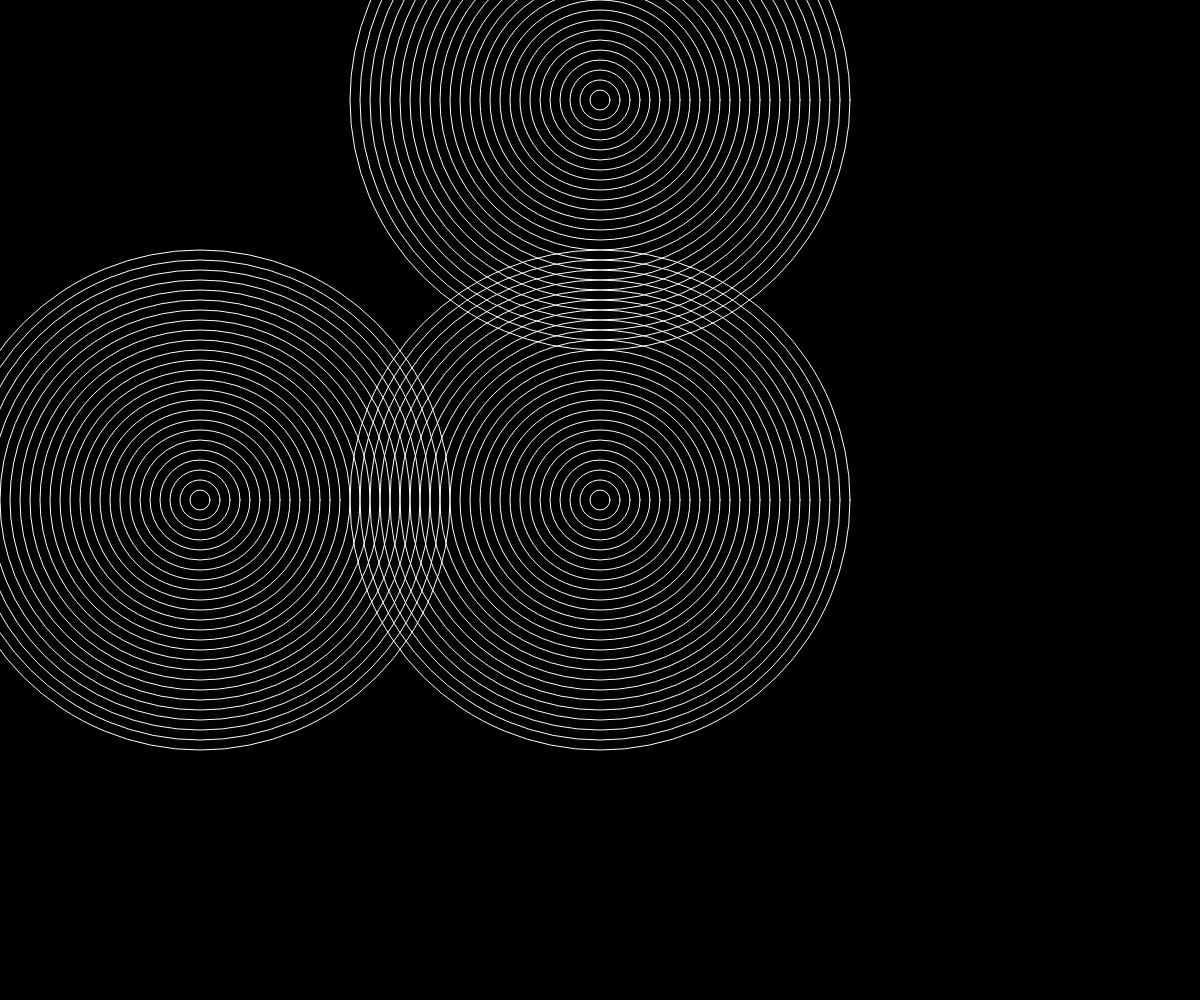
Frame 1 (no input)
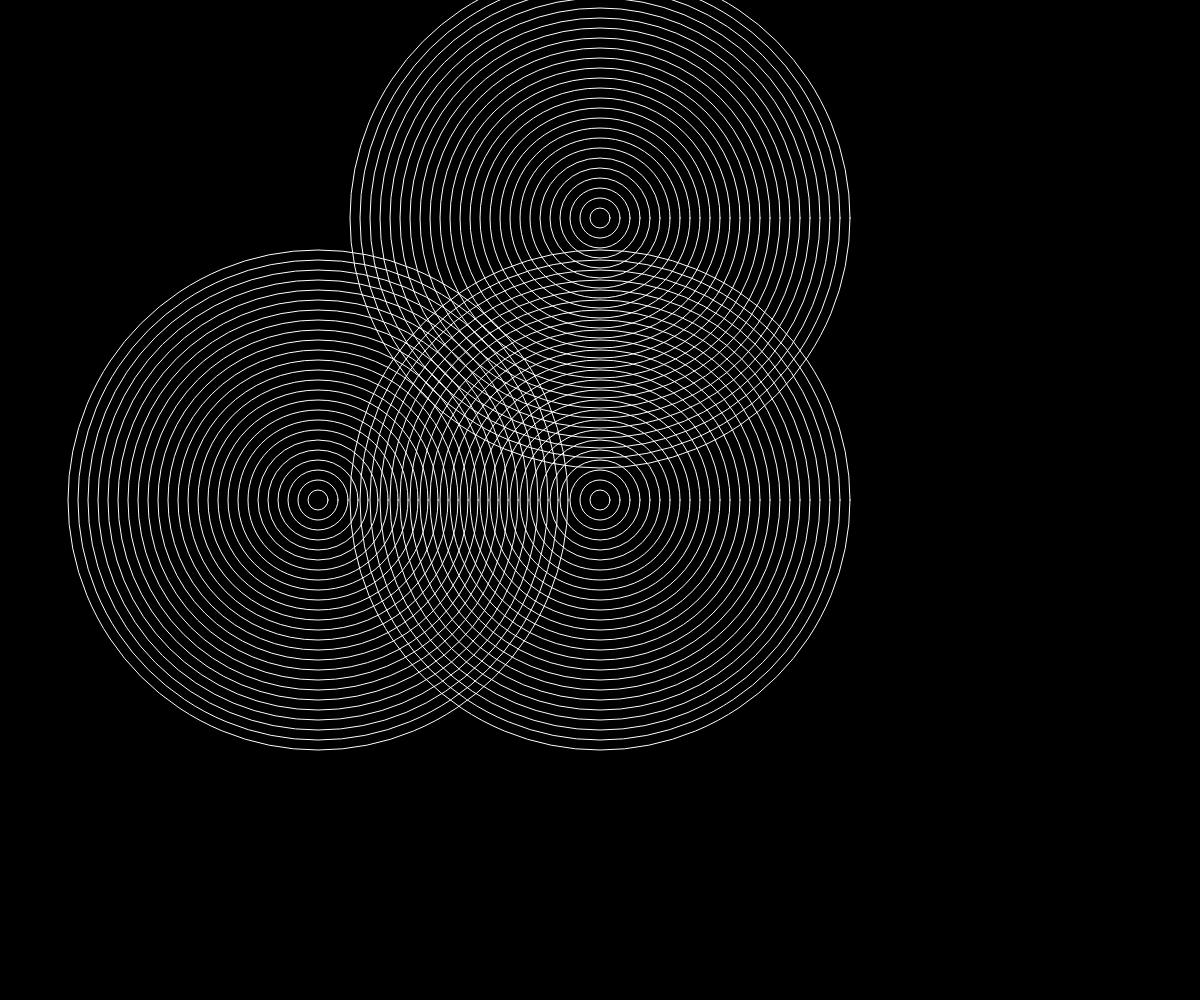
Frame 60 (no input)
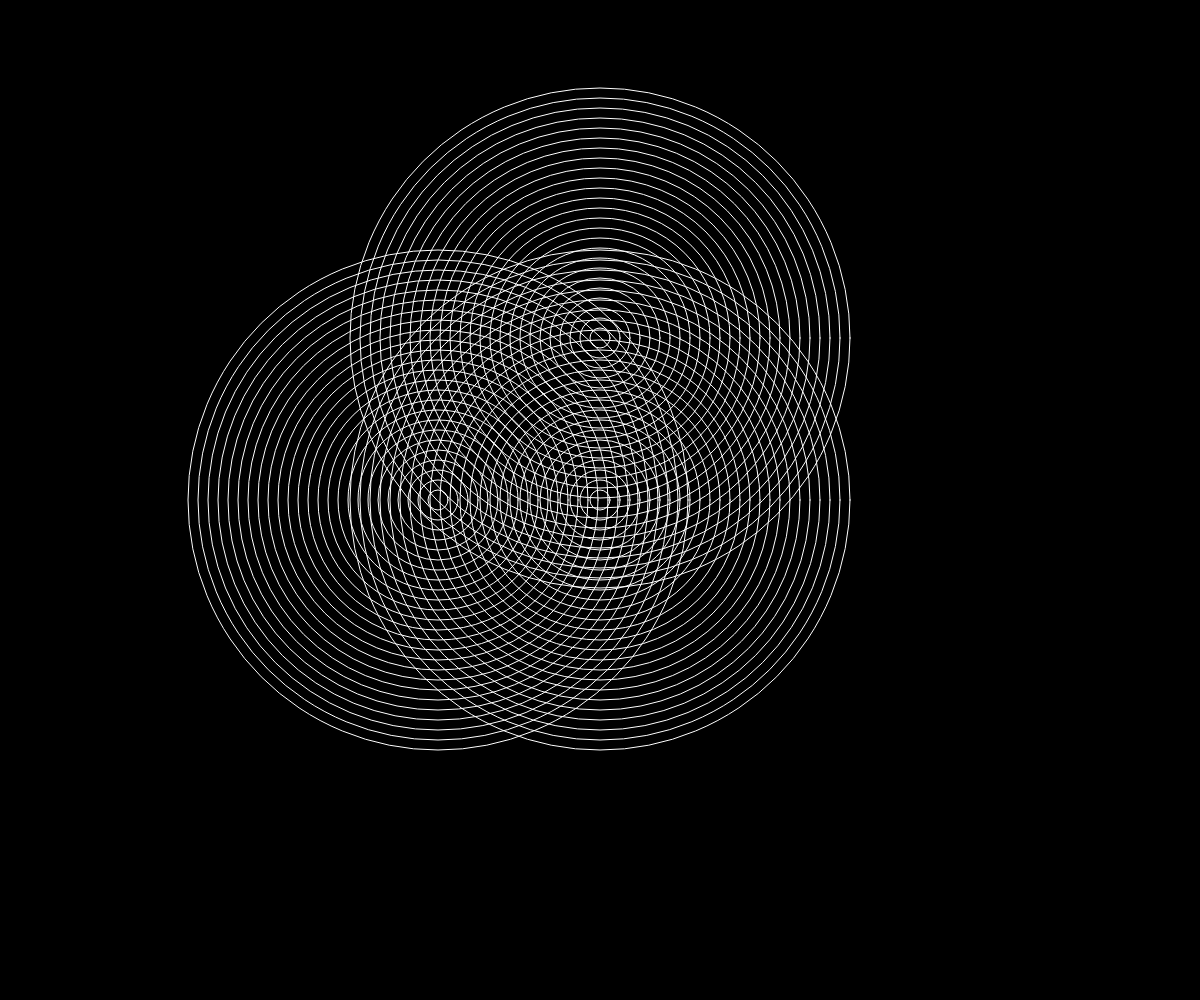
Frame 120 (the mouse pressed at the canvas centre since frame 60)

The p5.js sketch that drew these frames (run headless with seeded random() and noise() and a simulated clock; from frame 60 on, the mouse is pressed at the canvas centre):

// p5.js sketch
// ── sketch.js
var ellipseWidthMultiplier = 20;
var ellipseHeightMultiplier = 20;

function setup() {
  createCanvas(windowWidth, windowHeight);
  ellipseMode(CENTER);
  noFill();
  stroke(255);
}

// set global starting points for moving ellipses
var x = -400;
var y = -400;

function draw() {
  background(0);
  translate(width / 2, height / 2);

  // center stationary concentric circles
  for (var i = 1; i <= 25; i++) {
    ellipse(0, 0, i * ellipseWidthMultiplier, i * ellipseHeightMultiplier);
  }

  // horizontally moving concentric circles
  for (var i = 1; i <= 25; i++) {
    ellipse(x, 0, i * ellipseWidthMultiplier, i * ellipseHeightMultiplier);
  }
  x += 2;

  // vertically moving concentric circles
  for (var i = 1; i <= 25; i++) {
    ellipse(0, y, i * ellipseWidthMultiplier, i * ellipseHeightMultiplier);
  }
  y += 2;

  if (x > width) {
    x = -width;
  }
  if (y > 2 * height) {
    //timing of vertically moving circle is offset
    y = -height;
  }
}
